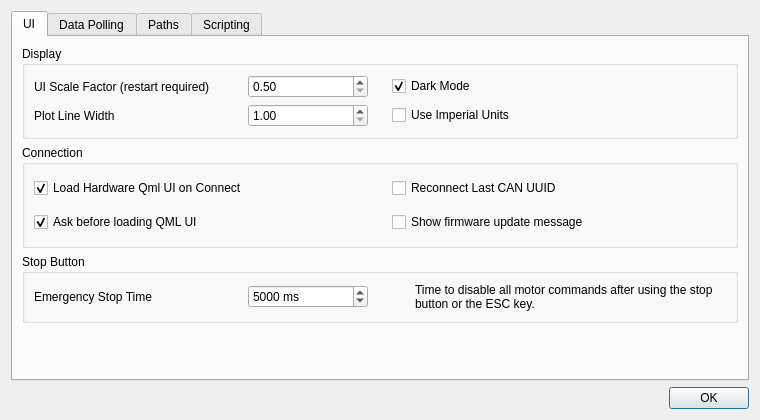
<?xml version="1.0" encoding="UTF-8"?>
<ui version="4.0">
 <class>Preferences</class>
 <widget class="QWidget" name="Preferences">
  <property name="geometry">
   <rect>
    <x>0</x>
    <y>0</y>
    <width>760</width>
    <height>420</height>
   </rect>
  </property>
  <property name="windowTitle">
   <string>Preferences</string>
  </property>
  <layout class="QVBoxLayout" name="verticalLayout_2">
   <item>
    <widget class="QTabWidget" name="tabWidget">
     <property name="tabPosition">
      <enum>QTabWidget::TabPosition::North</enum>
     </property>
     <property name="currentIndex">
      <number>0</number>
     </property>
     <widget class="QWidget" name="tab">
      <attribute name="title">
       <string>UI</string>
      </attribute>
      <layout class="QVBoxLayout" name="verticalLayout" stretch="0,0,0,1">
       <item>
        <widget class="QGroupBox" name="groupBox">
         <property name="title">
          <string>Display</string>
         </property>
         <layout class="QGridLayout" name="gridLayout_41" columnstretch="1,1">
          <property name="horizontalSpacing">
           <number>24</number>
          </property>
          <item row="0" column="0">
           <layout class="QHBoxLayout" name="horizontalLayout" stretch="1,0">
            <item>
             <widget class="QLabel" name="label">
              <property name="maximumSize">
               <size>
                <width>16777215</width>
                <height>16777215</height>
               </size>
              </property>
              <property name="text">
               <string>UI Scale Factor (restart required)</string>
              </property>
             </widget>
            </item>
            <item>
             <widget class="QDoubleSpinBox" name="uiScaleBox">
              <property name="minimumSize">
               <size>
                <width>120</width>
                <height>0</height>
               </size>
              </property>
              <property name="toolTip">
               <string>&lt;html&gt;&lt;head/&gt;&lt;body&gt;&lt;p&gt;Scale the user intefrace with this factor. Useful for high resolution monitors. VESC Tool must be restarted for this setting to take effect.&lt;/p&gt;&lt;/body&gt;&lt;/html&gt;</string>
              </property>
              <property name="minimum">
               <double>0.500000000000000</double>
              </property>
              <property name="maximum">
               <double>3.000000000000000</double>
              </property>
              <property name="singleStep">
               <double>0.100000000000000</double>
              </property>
             </widget>
            </item>
           </layout>
          </item>
          <item row="0" column="1">
           <widget class="QCheckBox" name="darkModeBox">
            <property name="text">
             <string>Dark Mode</string>
            </property>
            <property name="checked">
             <bool>true</bool>
            </property>
            <property name="tristate">
             <bool>false</bool>
            </property>
           </widget>
          </item>
          <item row="1" column="0">
           <layout class="QHBoxLayout" name="horizontalLayout_2" stretch="1,0">
            <item>
             <widget class="QLabel" name="label_61">
              <property name="maximumSize">
               <size>
                <width>16777215</width>
                <height>16777215</height>
               </size>
              </property>
              <property name="text">
               <string>Plot Line Width</string>
              </property>
             </widget>
            </item>
            <item>
             <widget class="QDoubleSpinBox" name="uiPlotWidthBox">
              <property name="minimumSize">
               <size>
                <width>120</width>
                <height>0</height>
               </size>
              </property>
              <property name="toolTip">
               <string>&lt;html&gt;&lt;head/&gt;&lt;body&gt;&lt;p&gt;Line thickness for the graphs in plots.&lt;/p&gt;&lt;/body&gt;&lt;/html&gt;</string>
              </property>
              <property name="minimum">
               <double>1.000000000000000</double>
              </property>
              <property name="maximum">
               <double>10.000000000000000</double>
              </property>
              <property name="singleStep">
               <double>1.000000000000000</double>
              </property>
             </widget>
            </item>
           </layout>
          </item>
          <item row="1" column="1">
           <widget class="QCheckBox" name="useImperialBox">
            <property name="text">
             <string>Use Imperial Units</string>
            </property>
           </widget>
          </item>
         </layout>
        </widget>
       </item>
       <item>
        <widget class="QGroupBox" name="groupBox_2">
         <property name="title">
          <string>Connection</string>
         </property>
         <layout class="QGridLayout" name="gridLayout" rowminimumheight="28,28" columnstretch="1,1">
          <property name="horizontalSpacing">
           <number>24</number>
          </property>
          <item row="0" column="0">
           <widget class="QCheckBox" name="loadQmlUiConnectBox">
            <property name="text">
             <string>Load Hardware Qml UI on Connect</string>
            </property>
            <property name="checked">
             <bool>true</bool>
            </property>
           </widget>
          </item>
          <item row="0" column="1">
           <widget class="QCheckBox" name="reconnectCanBox">
            <property name="text">
             <string>Reconnect Last CAN UUID</string>
            </property>
           </widget>
          </item>
          <item row="1" column="0">
           <widget class="QCheckBox" name="qmlUiAskBox">
            <property name="text">
             <string>Ask before loading QML UI</string>
            </property>
            <property name="checked">
             <bool>true</bool>
            </property>
           </widget>
          </item>
          <item row="1" column="1">
           <widget class="QCheckBox" name="showFwUpdateBox">
            <property name="text">
             <string>Show firmware update message</string>
            </property>
           </widget>
          </item>
         </layout>
        </widget>
       </item>
       <item>
        <widget class="QGroupBox" name="groupBox_5">
         <property name="title">
          <string>Stop Button</string>
         </property>
         <layout class="QGridLayout" name="gridLayout_2" columnstretch="1,1">
          <property name="horizontalSpacing">
           <number>24</number>
          </property>
          <item row="0" column="0">
           <layout class="QHBoxLayout" name="horizontalLayout_3" stretch="1,0">
            <item>
             <widget class="QLabel" name="label_13">
              <property name="text">
               <string>Emergency Stop Time</string>
              </property>
             </widget>
            </item>
            <item>
             <widget class="QSpinBox" name="estopTimeBox">
              <property name="minimumSize">
               <size>
                <width>120</width>
                <height>0</height>
               </size>
              </property>
              <property name="toolTip">
               <string>Time to disable all motor commands after using the stop button or the ESC key.</string>
              </property>
              <property name="suffix">
               <string> ms</string>
              </property>
              <property name="maximum">
               <number>65000</number>
              </property>
              <property name="singleStep">
               <number>10</number>
              </property>
              <property name="value">
               <number>5000</number>
              </property>
             </widget>
            </item>
           </layout>
          </item>
          <item row="0" column="1">
           <layout class="QHBoxLayout" name="estopNoteLayout" stretch="0,1">
            <property name="spacing">
             <number>9</number>
            </property>
            <item>
             <widget class="QLabel" name="estopNoteIcon">
              <property name="minimumSize">
               <size>
                <width>14</width>
                <height>14</height>
               </size>
              </property>
              <property name="maximumSize">
               <size>
                <width>14</width>
                <height>14</height>
               </size>
              </property>
              <property name="scaledContents">
               <bool>true</bool>
              </property>
             </widget>
            </item>
            <item>
             <widget class="QLabel" name="label_2">
              <property name="text">
               <string>Time to disable all motor commands after using the stop button or the ESC key.</string>
              </property>
              <property name="wordWrap">
               <bool>true</bool>
              </property>
              <property name="hint" stdset="0">
               <bool>true</bool>
              </property>
             </widget>
            </item>
           </layout>
          </item>
         </layout>
        </widget>
       </item>
       <item>
        <spacer name="verticalSpacer">
         <property name="orientation">
          <enum>Qt::Orientation::Vertical</enum>
         </property>
         <property name="sizeHint" stdset="0">
          <size>
           <width>20</width>
           <height>0</height>
          </size>
         </property>
        </spacer>
       </item>
      </layout>
     </widget>
     <widget class="QWidget" name="tab_4">
      <attribute name="title">
       <string>Data Polling</string>
      </attribute>
      <layout class="QVBoxLayout" name="verticalLayout_4" stretch="0,0,1">
       <item>
        <widget class="QGroupBox" name="groupBox_6">
         <property name="title">
          <string>Poll Rates</string>
         </property>
         <layout class="QGridLayout" name="gridLayout_5" columnstretch="1,1">
          <property name="horizontalSpacing">
           <number>24</number>
          </property>
          <item row="0" column="0">
           <layout class="QHBoxLayout" name="horizontalLayout_4" stretch="1,0">
            <item>
             <widget class="QLabel" name="label_9">
              <property name="text">
               <string>RT Data Poll Rate</string>
              </property>
             </widget>
            </item>
            <item>
             <widget class="QDoubleSpinBox" name="pollRtDataBox">
              <property name="minimumSize">
               <size>
                <width>120</width>
                <height>0</height>
               </size>
              </property>
              <property name="suffix">
               <string> Hz</string>
              </property>
              <property name="decimals">
               <number>1</number>
              </property>
              <property name="minimum">
               <double>0.100000000000000</double>
              </property>
              <property name="maximum">
               <double>200.000000000000000</double>
              </property>
              <property name="value">
               <double>50.000000000000000</double>
              </property>
             </widget>
            </item>
           </layout>
          </item>
          <item row="1" column="0">
           <layout class="QHBoxLayout" name="horizontalLayout_5" stretch="1,0">
            <item>
             <widget class="QLabel" name="label_10">
              <property name="text">
               <string>App Data Poll Rate</string>
              </property>
             </widget>
            </item>
            <item>
             <widget class="QDoubleSpinBox" name="pollAppDataBox">
              <property name="minimumSize">
               <size>
                <width>120</width>
                <height>0</height>
               </size>
              </property>
              <property name="suffix">
               <string> Hz</string>
              </property>
              <property name="decimals">
               <number>1</number>
              </property>
              <property name="minimum">
               <double>0.100000000000000</double>
              </property>
              <property name="maximum">
               <double>200.000000000000000</double>
              </property>
              <property name="value">
               <double>20.000000000000000</double>
              </property>
             </widget>
            </item>
           </layout>
          </item>
          <item row="0" column="1">
           <layout class="QHBoxLayout" name="horizontalLayout_6" stretch="1,0">
            <item>
             <widget class="QLabel" name="label_11">
              <property name="text">
               <string>IMU Data Poll Rate</string>
              </property>
             </widget>
            </item>
            <item>
             <widget class="QDoubleSpinBox" name="pollImuDataBox">
              <property name="minimumSize">
               <size>
                <width>120</width>
                <height>0</height>
               </size>
              </property>
              <property name="suffix">
               <string> Hz</string>
              </property>
              <property name="decimals">
               <number>1</number>
              </property>
              <property name="minimum">
               <double>0.100000000000000</double>
              </property>
              <property name="maximum">
               <double>200.000000000000000</double>
              </property>
              <property name="value">
               <double>50.000000000000000</double>
              </property>
             </widget>
            </item>
           </layout>
          </item>
          <item row="1" column="1">
           <layout class="QHBoxLayout" name="horizontalLayout_7" stretch="1,0">
            <item>
             <widget class="QLabel" name="label_12">
              <property name="text">
               <string>BMS Data Poll Rate</string>
              </property>
             </widget>
            </item>
            <item>
             <widget class="QDoubleSpinBox" name="pollBmsDataBox">
              <property name="minimumSize">
               <size>
                <width>120</width>
                <height>0</height>
               </size>
              </property>
              <property name="suffix">
               <string> Hz</string>
              </property>
              <property name="decimals">
               <number>1</number>
              </property>
              <property name="minimum">
               <double>0.100000000000000</double>
              </property>
              <property name="maximum">
               <double>200.000000000000000</double>
              </property>
              <property name="value">
               <double>10.000000000000000</double>
              </property>
             </widget>
            </item>
           </layout>
          </item>
         </layout>
        </widget>
       </item>
       <item>
        <layout class="QHBoxLayout" name="horizontalLayout_8">
         <property name="spacing">
          <number>9</number>
         </property>
         <item>
          <widget class="QPushButton" name="pollRestoreButton">
           <property name="text">
            <string>Restore Defaults</string>
           </property>
           <property name="icon">
            <iconset resource="res.qrc">
             <normaloff>:/res/icons/Restart-96.png</normaloff>:/res/icons/Restart-96.png</iconset>
           </property>
          </widget>
         </item>
         <item>
          <spacer name="pollNoteSpacer">
           <property name="orientation">
            <enum>Qt::Orientation::Horizontal</enum>
           </property>
           <property name="sizeType">
            <enum>QSizePolicy::Policy::Fixed</enum>
           </property>
           <property name="sizeHint" stdset="0">
            <size>
             <width>6</width>
             <height>20</height>
            </size>
           </property>
          </spacer>
         </item>
         <item>
          <widget class="QLabel" name="pollNoteIcon">
           <property name="minimumSize">
            <size>
             <width>14</width>
             <height>14</height>
            </size>
           </property>
           <property name="maximumSize">
            <size>
             <width>14</width>
             <height>14</height>
            </size>
           </property>
           <property name="scaledContents">
            <bool>true</bool>
           </property>
          </widget>
         </item>
         <item>
          <widget class="QLabel" name="pollNoteLabel">
           <property name="hint" stdset="0">
            <bool>true</bool>
           </property>
          </widget>
         </item>
         <item>
          <spacer name="horizontalSpacer">
           <property name="orientation">
            <enum>Qt::Orientation::Horizontal</enum>
           </property>
           <property name="sizeHint" stdset="0">
            <size>
             <width>0</width>
             <height>20</height>
            </size>
           </property>
          </spacer>
         </item>
        </layout>
       </item>
       <item>
        <spacer name="verticalSpacer_5">
         <property name="orientation">
          <enum>Qt::Orientation::Vertical</enum>
         </property>
         <property name="sizeHint" stdset="0">
          <size>
           <width>20</width>
           <height>0</height>
          </size>
         </property>
        </spacer>
       </item>
      </layout>
     </widget>
     <widget class="QWidget" name="tab_3">
      <attribute name="title">
       <string>Paths</string>
      </attribute>
      <layout class="QVBoxLayout" name="verticalLayout_3" stretch="0,1">
       <item>
        <widget class="QGroupBox" name="groupBox_7">
         <property name="title">
          <string>Log and Script Folders</string>
         </property>
         <layout class="QGridLayout" name="gridLayout_4">
          <item row="0" column="0">
           <widget class="QLabel" name="label_6">
            <property name="minimumSize">
             <size>
              <width>150</width>
              <height>0</height>
             </size>
            </property>
            <property name="text">
             <string>RT Data Log</string>
            </property>
           </widget>
          </item>
          <item row="0" column="1">
           <widget class="QLineEdit" name="pathRtLogEdit">
            <property name="text">
             <string/>
            </property>
           </widget>
          </item>
          <item row="0" column="2">
           <widget class="QPushButton" name="pathRtLogChooseButton">
            <property name="toolTip">
             <string>Choose output directory</string>
            </property>
            <property name="text">
             <string/>
            </property>
            <property name="icon">
             <iconset resource="res.qrc">
              <normaloff>:/res/icons/Open Folder-96.png</normaloff>:/res/icons/Open Folder-96.png</iconset>
            </property>
           </widget>
          </item>
          <item row="1" column="0">
           <widget class="QLabel" name="label_7">
            <property name="minimumSize">
             <size>
              <width>150</width>
              <height>0</height>
             </size>
            </property>
            <property name="text">
             <string>Script Input Files</string>
            </property>
           </widget>
          </item>
          <item row="1" column="1">
           <widget class="QLineEdit" name="pathScriptInputEdit">
            <property name="text">
             <string/>
            </property>
           </widget>
          </item>
          <item row="1" column="2">
           <widget class="QPushButton" name="pathScriptInputChooseButton">
            <property name="toolTip">
             <string>Choose output directory</string>
            </property>
            <property name="text">
             <string/>
            </property>
            <property name="icon">
             <iconset resource="res.qrc">
              <normaloff>:/res/icons/Open Folder-96.png</normaloff>:/res/icons/Open Folder-96.png</iconset>
            </property>
           </widget>
          </item>
          <item row="2" column="0">
           <widget class="QLabel" name="label_8">
            <property name="minimumSize">
             <size>
              <width>150</width>
              <height>0</height>
             </size>
            </property>
            <property name="text">
             <string>Script Output Files</string>
            </property>
           </widget>
          </item>
          <item row="2" column="1">
           <widget class="QLineEdit" name="pathScriptOutputEdit">
            <property name="text">
             <string/>
            </property>
           </widget>
          </item>
          <item row="2" column="2">
           <widget class="QPushButton" name="pathScriptOutputChooseButton">
            <property name="toolTip">
             <string>Choose output directory</string>
            </property>
            <property name="text">
             <string/>
            </property>
            <property name="icon">
             <iconset resource="res.qrc">
              <normaloff>:/res/icons/Open Folder-96.png</normaloff>:/res/icons/Open Folder-96.png</iconset>
            </property>
           </widget>
          </item>
          <item row="3" column="0">
           <widget class="QLabel" name="label_15">
            <property name="minimumSize">
             <size>
              <width>150</width>
              <height>0</height>
             </size>
            </property>
            <property name="text">
             <string>Local Logs</string>
            </property>
           </widget>
          </item>
          <item row="3" column="1">
           <widget class="QLineEdit" name="pathLocalLogEdit"/>
          </item>
          <item row="3" column="2">
           <widget class="QPushButton" name="pathLocalLogChooseButton">
            <property name="text">
             <string/>
            </property>
            <property name="icon">
             <iconset resource="res.qrc">
              <normaloff>:/res/icons/Open Folder-96.png</normaloff>:/res/icons/Open Folder-96.png</iconset>
            </property>
           </widget>
          </item>
         </layout>
        </widget>
       </item>
       <item>
        <spacer name="verticalSpacer_4">
         <property name="orientation">
          <enum>Qt::Orientation::Vertical</enum>
         </property>
         <property name="sizeHint" stdset="0">
          <size>
           <width>20</width>
           <height>0</height>
          </size>
         </property>
        </spacer>
       </item>
      </layout>
     </widget>
     <widget class="QWidget" name="tab_5">
      <attribute name="title">
       <string>Scripting</string>
      </attribute>
      <layout class="QVBoxLayout" name="verticalLayout_6" stretch="0,0,1">
       <item>
        <widget class="QGroupBox" name="groupBox_3">
         <property name="title">
          <string>Upload/Stream/Run</string>
         </property>
         <layout class="QVBoxLayout" name="verticalLayout_5">
          <property name="spacing">
           <number>4</number>
          </property>
          <item>
           <widget class="QRadioButton" name="uploadContentEditorButton">
            <property name="toolTip">
             <string>Use editor content when uploading/streaming/running code.</string>
            </property>
            <property name="text">
             <string>Use Editor Content</string>
            </property>
            <property name="checked">
             <bool>true</bool>
            </property>
           </widget>
          </item>
          <item>
           <widget class="QLabel" name="label_3">
            <property name="text">
             <string>Use editor content when uploading/streaming/running code.</string>
            </property>
            <property name="wordWrap">
             <bool>true</bool>
            </property>
            <property name="indent">
             <number>24</number>
            </property>
            <property name="hint" stdset="0">
             <bool>true</bool>
            </property>
           </widget>
          </item>
          <item>
           <widget class="QRadioButton" name="uploadContentFileButton">
            <property name="toolTip">
             <string>Use file content when uploading/streaming/running code. If the content is not saved and a file path does not exist the editor content will be used instead.</string>
            </property>
            <property name="text">
             <string>Use File Content</string>
            </property>
           </widget>
          </item>
          <item>
           <widget class="QLabel" name="label_4">
            <property name="text">
             <string>Use file content when uploading/streaming/running code. If the content is not saved and a file path does not exist the editor content will be used instead.</string>
            </property>
            <property name="wordWrap">
             <bool>true</bool>
            </property>
            <property name="indent">
             <number>24</number>
            </property>
            <property name="hint" stdset="0">
             <bool>true</bool>
            </property>
           </widget>
          </item>
         </layout>
        </widget>
       </item>
       <item>
        <widget class="QGroupBox" name="groupBox_4">
         <property name="toolTip">
          <string>Remove comments, spaces and imports on upload. This saves space, but makes the code less readable when reading it back.</string>
         </property>
         <property name="title">
          <string>LispBM Editor</string>
         </property>
         <layout class="QGridLayout" name="gridLayout_6" columnstretch="1,0">
          <property name="verticalSpacing">
           <number>4</number>
          </property>
          <item row="0" column="0">
           <widget class="QLabel" name="label_14">
            <property name="text">
             <string>REPL Max Line Count</string>
            </property>
           </widget>
          </item>
          <item row="0" column="1" rowspan="2" alignment="Qt::AlignmentFlag::AlignTop">
           <widget class="QSpinBox" name="replMaxLineBox">
            <property name="minimumSize">
             <size>
              <width>120</width>
              <height>0</height>
             </size>
            </property>
            <property name="toolTip">
             <string>Maximum number of lines to show in REPL. Reducing this number improves performance when printing things fast.</string>
            </property>
            <property name="minimum">
             <number>20</number>
            </property>
            <property name="maximum">
             <number>20000</number>
            </property>
            <property name="value">
             <number>5000</number>
            </property>
           </widget>
          </item>
          <item row="1" column="0">
           <widget class="QLabel" name="label_5">
            <property name="text">
             <string>Maximum number of lines to show in REPL. Reducing this number improves performance when printing things fast.</string>
            </property>
            <property name="wordWrap">
             <bool>true</bool>
            </property>
            <property name="hint" stdset="0">
             <bool>true</bool>
            </property>
           </widget>
          </item>
          <item row="2" column="0">
           <widget class="QCheckBox" name="reduceLispBox">
            <property name="text">
             <string>Reduce Code on Upload</string>
            </property>
           </widget>
          </item>
          <item row="3" column="0" colspan="2">
           <widget class="QLabel" name="label_16">
            <property name="text">
             <string>Remove comments, spaces and imports on upload. This saves space, but makes the code less readable when reading it back.</string>
            </property>
            <property name="wordWrap">
             <bool>true</bool>
            </property>
            <property name="indent">
             <number>24</number>
            </property>
            <property name="hint" stdset="0">
             <bool>true</bool>
            </property>
           </widget>
          </item>
         </layout>
        </widget>
       </item>
       <item>
        <spacer name="verticalSpacer_6">
         <property name="orientation">
          <enum>Qt::Orientation::Vertical</enum>
         </property>
         <property name="sizeHint" stdset="0">
          <size>
           <width>20</width>
           <height>0</height>
          </size>
         </property>
        </spacer>
       </item>
      </layout>
     </widget>
    </widget>
   </item>
   <item>
    <layout class="QHBoxLayout" name="horizontalLayout_9">
     <item>
      <spacer name="horizontalSpacer_2">
       <property name="orientation">
        <enum>Qt::Orientation::Horizontal</enum>
       </property>
       <property name="sizeHint" stdset="0">
        <size>
         <width>0</width>
         <height>20</height>
        </size>
       </property>
      </spacer>
     </item>
     <item>
      <widget class="QPushButton" name="okButton">
       <property name="text">
        <string>OK</string>
       </property>
       <property name="default">
        <bool>true</bool>
       </property>
      </widget>
     </item>
    </layout>
   </item>
  </layout>
 </widget>
 <resources>
  <include location="res.qrc"/>
 </resources>
 <connections/>
</ui>
